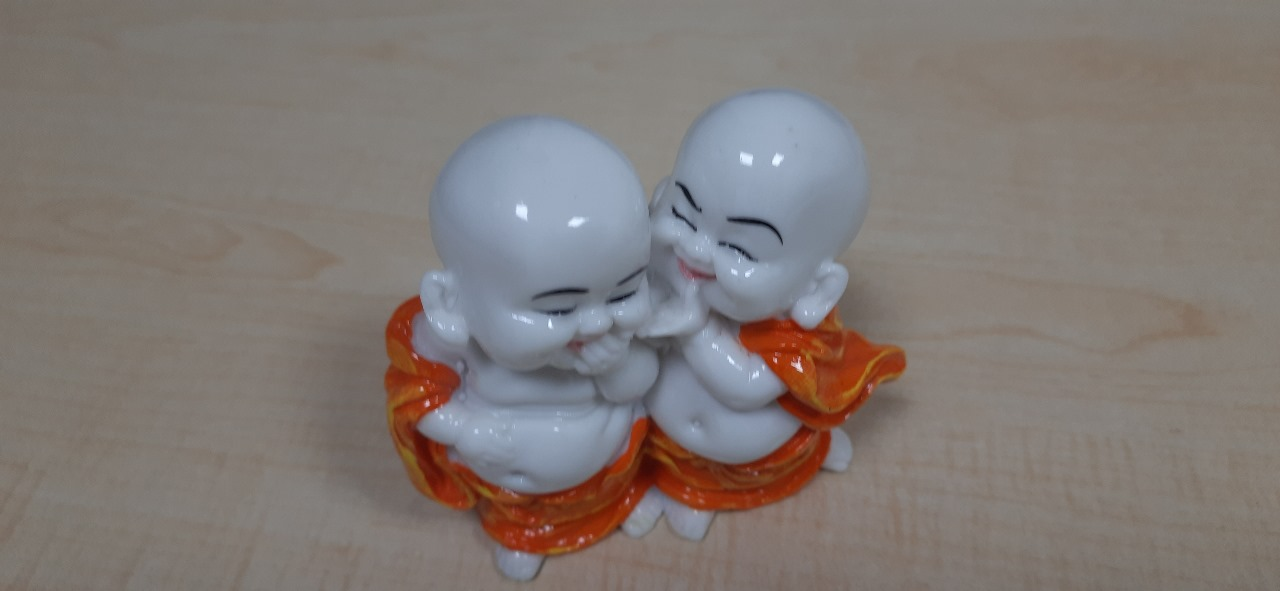
#> input picture Laugh.jpeg, 1280 x 591 px
$ python project1.py
#> lines starting #> are read from the running program, lines starting #| are printed output that depends on the picture; after the words box and inside, x2 and y2 are one past the last pixel; in counts of white or black regions, pixels touching at a corner belong together
#Draw a bounding box around the foreground object
import cv2
import pytesseract

img = cv2.imread('Laugh.jpeg', 1)
#> img is the input picture: shape (591, 1280, 3); mean B, G, R 117.3, 121.1, 128.9

# Convert the color image to grayscale
gray_img = cv2.cvtColor(img, cv2.COLOR_BGR2GRAY)
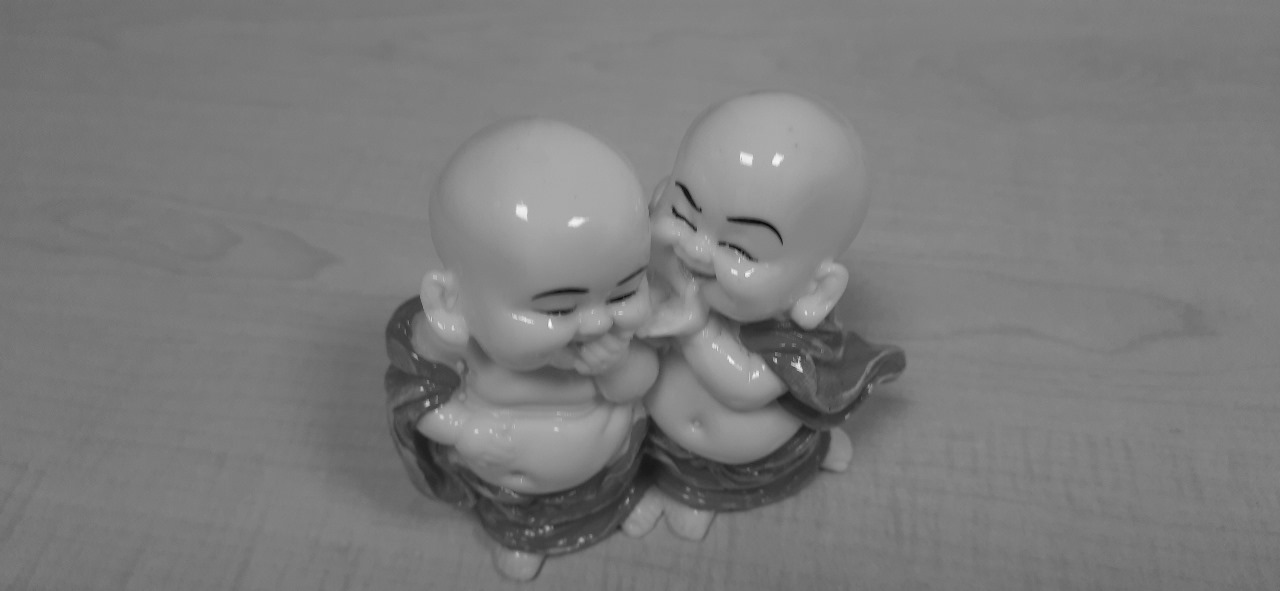
#> gray_img: shape (591, 1280); min 10, max 246, mean 122.9

# Blurring the grayscale image
blur = cv2.GaussianBlur(gray_img, (7, 7), 0)

# Apply threshold using Otsu's method
thresh = cv2.threshold(blur, 0, 255, cv2.THRESH_BINARY_INV + cv2.THRESH_OTSU)[1]
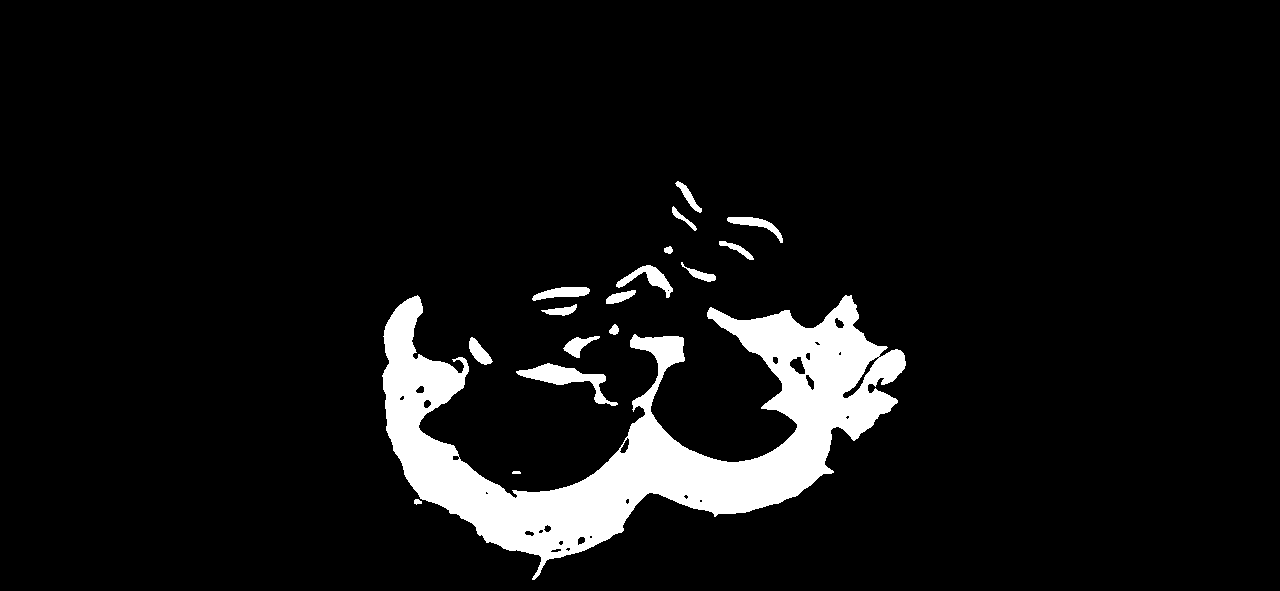
#> thresh: shape (591, 1280); 7% white; 17 white regions

# Find contours in the thresholded image
contours, hierarchy = cv2.findContours(thresh, cv2.RETR_EXTERNAL, cv2.CHAIN_APPROX_SIMPLE)
#> contours = 17 contours, 1 with area under 20; largest, box (x1, y1, x2, y2) and area: (382, 295, 906, 580) 47923, (516, 363, 618, 406) 1158, (616, 265, 673, 298) 552, (532, 287, 590, 301) 422, (727, 217, 783, 243) 368

# Iterate through the contours and draw bounding boxes
for contour in contours:
    x, y, w, h = cv2.boundingRect(contour)
    x -= 10
    y -= 230
    w += 19
    h += 230
    if h> 300 and w>20:
     cv2.rectangle(img, (x, y), (x + w, y + h), (0, 255, 0), 2)
#> this loop made 17 passes
#> (x, y, w, h) on passes 1 to 12: (404, 269, 27, 236), (502, 241, 28, 233), (506, 133, 121, 273), (459, 107, 43, 258), (553, 106, 56, 252), (599, 94, 29, 241), (531, 74, 55, 242), (372, 65, 543, 515), (596, 60, 49, 244), (522, 57, 77, 244), (606, 35, 76, 263), (671, 32, 54, 250)
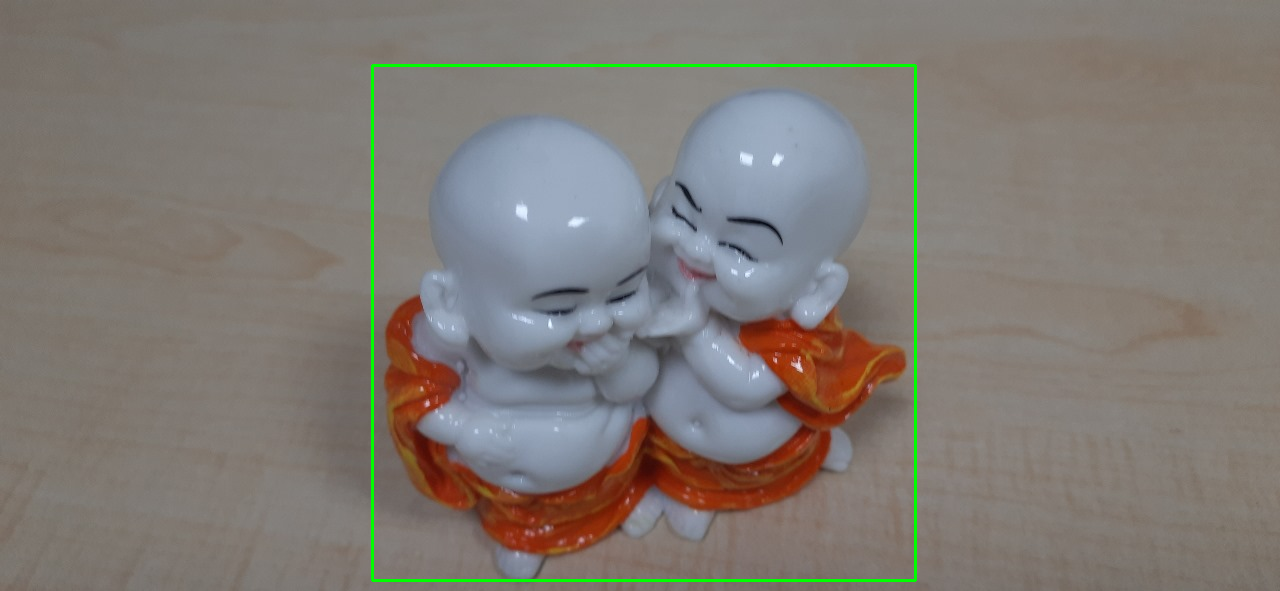
#> img: shape (591, 1280, 3); 0.84% of pixels changed, all inside (x1, y1, x2, y2) = (371, 64, 917, 582)

# Save the image with bounding boxes
cv2.imwrite('bounding_box_doll.jpg', img)
